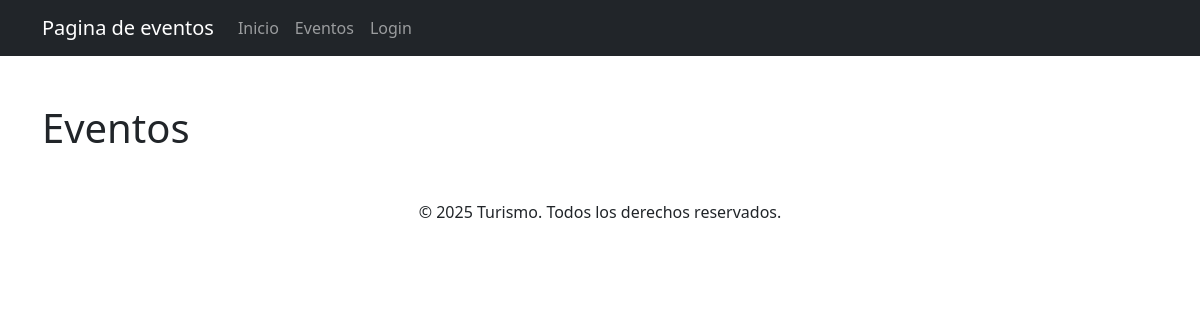
Page /eventos/ on the earlier database version.
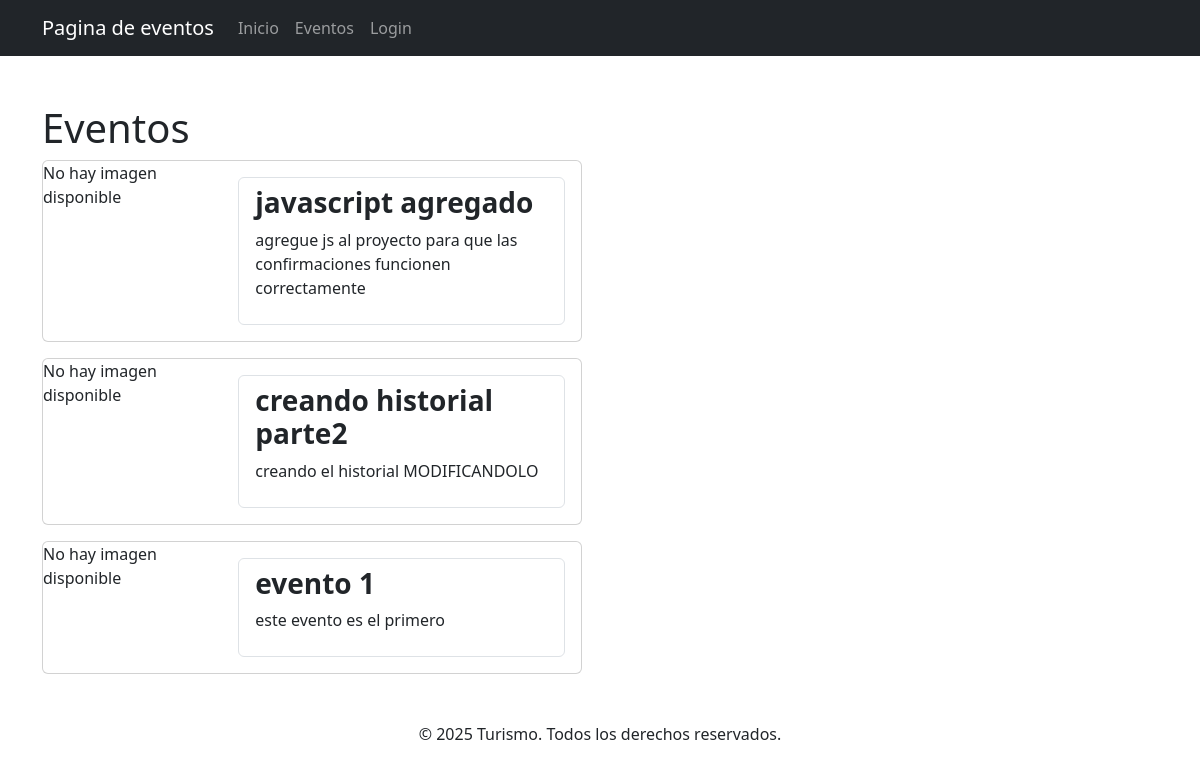
Same page on the later database version.
### Eventos/models.py (models this page shows, shortened)
class Evento(models.Model):
    titulo = models.CharField(max_length=100)
    descripción = models.TextField(blank=True)
    created = models.DateTimeField(auto_now_add=True)
    datecompleted = models.DateTimeField(null=True,blank=True)
    checked = models.BooleanField(default=False)
    imagen =  models.ImageField(upload_to='imagenes/', blank=True, null=True)

### Eventos/views.py (the view)
# urls.py: path('eventos/',views.eventos,name='eventos'),
def eventos(request):
    eventos = Evento.objects.all()
    return render(request, 'eventos.html', {'eventos': eventos})

### Eventos/templates/eventos.html
{% extends "base.html" %} {% block content %}
{% if user.is_authenticated %}
<h1>Eventos</h1>
<div class="row">
  <div class="col-md-6">
    <h2>Pendientes</h2>
    {% for evento in eventos %}
    {% if not evento.checked %}
    <div class="card mb-3" style="max-width: 540px">
      <div class="row g-0">
        <div class="col-md-4">
          {% if evento.imagen %}
          <img src="{{evento.imagen.url}}" class="img-fluid rounded-start" alt="..." />
          {% else %}
          <p>No hay imagen disponible</p>
          {% endif %}
        </div>
        <div class="col-md-8">
          <div class="card-body">
            <ul class="list-group">
              <a class="list-group-item" href="{% url 'evento_detail' evento.id %}">
                <header class="d-flex justify-content-between">
                  <h3 class="fw-bold">{{ evento.titulo }}</h3>
                </header>
                <p>{{ evento.descripción }}</p>
              </a>
            </ul>
          </div>
        </div>
      </div>
    </div>
    {% endif %}
    {% endfor %}
  </div>
  <div class="col-md-6">
    <h2>Confirmados</h2>
    {% for evento in eventos %}
    {% if evento.checked %}
    <div class="card mb-3" style="max-width: 540px">
      <div class="row g-0">
        <div class="col-md-4">
          {% if evento.imagen %}
          <img src="{{evento.imagen.url}}" class="img-fluid rounded-start" alt="..." />
          {% else %}
          <p>No hay imagen disponible</p>
          {% endif %}
        </div>
        <div class="col-md-8">
          <div class="card-body">
            <ul class="list-group">
              <a class="list-group-item" href="{% url 'evento_detail' evento.id %}">
                <header class="d-flex justify-content-between">
                  <h3 class="fw-bold">{{ evento.titulo }}</h3>
                </header>
                <p>{{ evento.descripción }}</p>
              </a>
            </ul>
          </div>
        </div>
      </div>
    </div>
    {% endif %}
    {% endfor %}
  </div>
</div>
{% else %}
<h1>Eventos</h1>
{% for evento in eventos %}
{% if evento.checked %}
<div class="card mb-3" style="max-width: 540px">
  <div class="row g-0">
    <div class="col-md-4">
      {% if evento.imagen %}
      <img src="{{evento.imagen.url}}" class="img-fluid rounded-start" alt="..." />
      {% else %}
      <p>No hay imagen disponible</p>
      {% endif %}
    </div>
    <div class="col-md-8">
      <div class="card-body">
        <ul class="list-group">
          <a class="list-group-item" href="{% url 'evento_detail' evento.id %}">
            <header class="d-flex justify-content-between">
              <h3 class="fw-bold">{{ evento.titulo }}</h3>
            </header>
            <p>{{evento.descripción }}</p>
          </a>
        </ul>
      </div>
    </div>
  </div>
</div>
{% endif %}
{% endfor %}
{% endif %}
{% endblock content %}

Differences in the rows shown:
now on this page (row edited): Evento: shows "No hay imagen disponible", titulo "javascript agregado", descripción "agregue js al proyecto para que las confirmaciones funcionen correctamente"
now on this page (row edited): Evento: shows "No hay imagen disponible", titulo "creando historial parte2", descripción "creando el historial MODIFICANDOLO"
added Evento: shows "No hay imagen disponible", titulo "evento 1", descripción "este evento es el primero"
